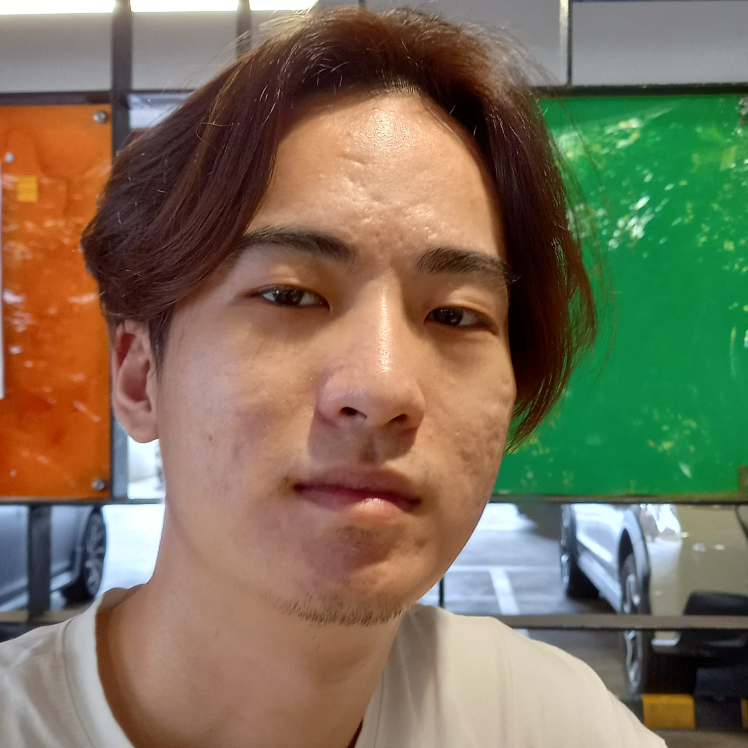
#> input picture Jun Han dataset/Damien_Choo/WhatsApp Image 2022-09-14 at 13.41.52.jpeg, 1496 x 1496 px, given in place of the camera (shown at 1/2 size)
$ python face_capture.py 'Jun Han dataset/Damien_Choo'
#> lines starting #> are read from the running program, lines starting #| are printed output that depends on the picture; after the words box and inside, x2 and y2 are one past the last pixel; in counts of white or black regions, pixels touching at a corner belong together
import cv2
import os
import sys

def capture_and_preprocess(subfolder_name):
    # Open the default webcam
#> called with subfolder_name = 'Jun Han dataset/Damien_Choo'
    cap = cv2.VideoCapture(0)

    if not cap.isOpened():
        print("Error: Could not open webcam.")
        return

    # Create a folder to store the captured images
    folder_name = f'face_data/{subfolder_name}'
    os.makedirs(folder_name, exist_ok=True)

    # Load the Haar Cascade for face detection
    face_cascade = cv2.CascadeClassifier(cv2.data.haarcascades + 'haarcascade_frontalface_default.xml')

    # Capture 10 face images
    count = 0
    while count < 10:
        ret, frame = cap.read()
#> frame is the input picture: shape (1496, 1496, 3); mean B, G, R 89.6, 112.8, 124.2

        if not ret:
            print("Error: Could not read frame from webcam.")
            break

        # Detect faces in the frame
        gray = cv2.cvtColor(frame, cv2.COLOR_BGR2GRAY)
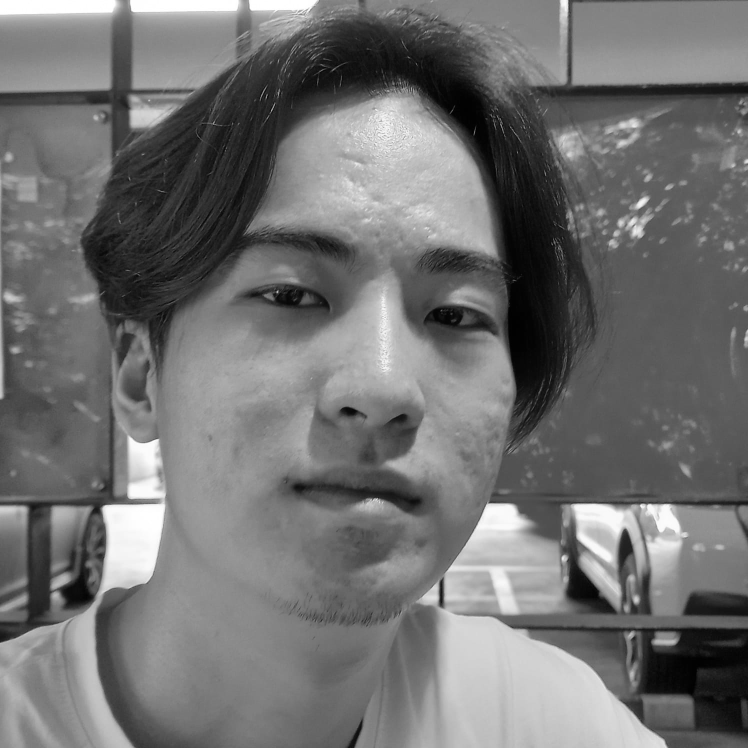
#> gray: shape (1496, 1496) (shown at 1/2 size); min 0, max 255, mean 113.6
        faces = face_cascade.detectMultiScale(gray, scaleFactor=1.1, minNeighbors=5, minSize=(30, 30))
#> faces = [[278, 241, 919, 919]]

        # If a face is detected, preprocess and save the image
        for (x, y, w, h) in faces:
            face = gray[y:y+h, x:x+w]
            resized = cv2.resize(face, (100, 100))

            # Apply Gaussian blur
            blurred_face = cv2.GaussianBlur(resized, (5, 5), 0)

            # Apply histogram equalization
            equalized_face = cv2.equalizeHist(blurred_face)

            # Save the processed face image
            cv2.imwrite(f'{folder_name}/{count + 1}.png', equalized_face)
            count += 1

            # Display the frame with the detected face
            cv2.rectangle(frame, (x, y), (x+w, y+h), (255, 0, 0), 2)
            cv2.imshow('Video', frame)

            if count >= 10:
                break
#> this loop made 1 pass
#> (x, y, w, h, count) on pass 1: (278, 241, 919, 919, 1)
#> pass 1, in capture_and_preprocess, `face = gray[y:y+h, x:x+w]`:
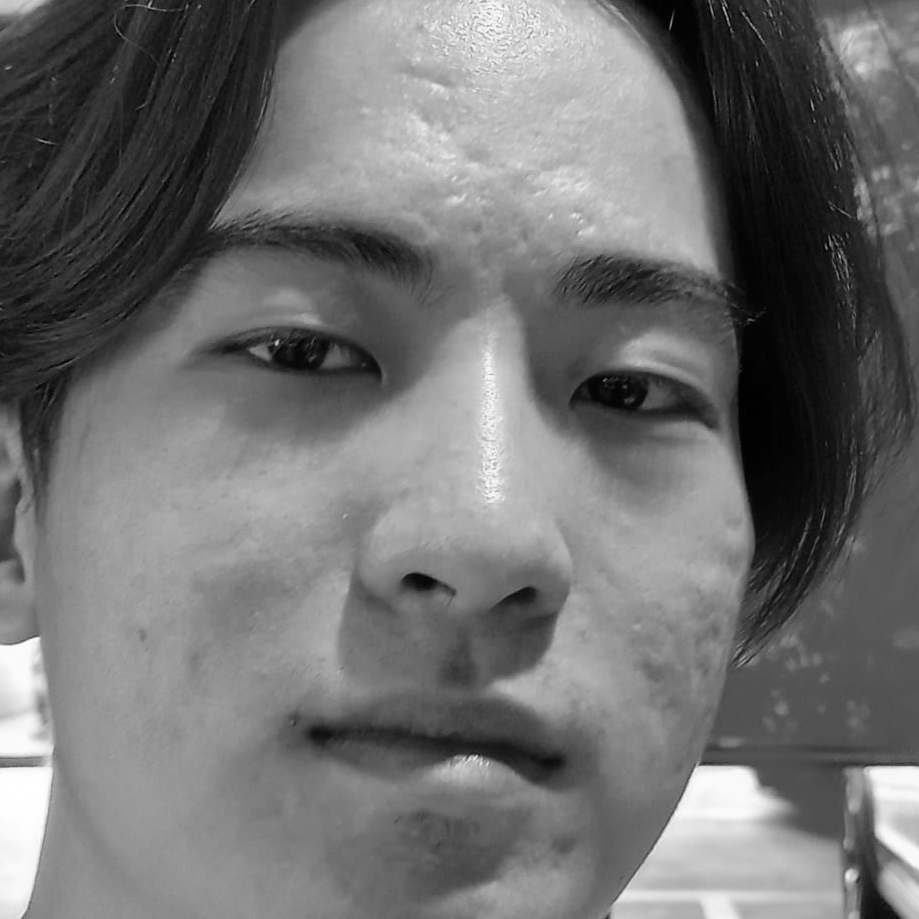
#> face: shape (919, 919); min 0, max 255, mean 112.6
#> pass 1, in capture_and_preprocess, `resized = cv2.resize(face, (100, 100))`:
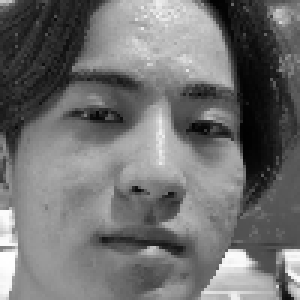
#> resized: shape (100, 100) (shown 3 times larger); min 1, max 255, mean 112.5
#> pass 1, in capture_and_preprocess, `blurred_face = cv2.GaussianBlur(resized, (5, 5), 0)`:
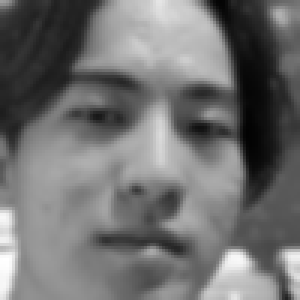
#> blurred_face: shape (100, 100) (shown 3 times larger); min 2, max 255, mean 112.5
#> pass 1, in capture_and_preprocess, `equalized_face = cv2.equalizeHist(blurred_face)`:
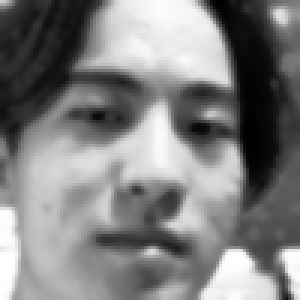
#> equalized_face: shape (100, 100) (shown 3 times larger); min 0, max 255, mean 128.2
#> after the loop:
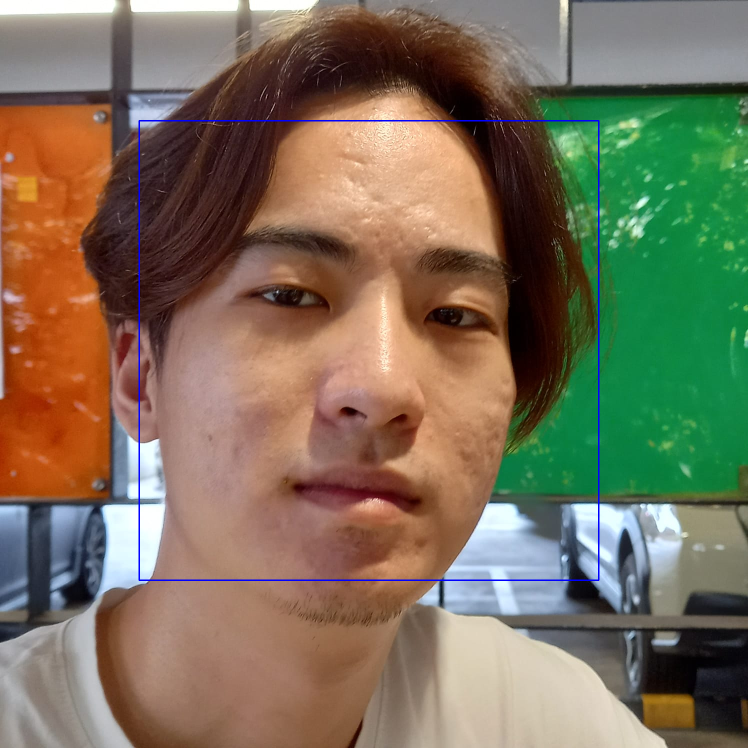
#> frame: shape (1496, 1496, 3) (shown at 1/2 size); 0.49% of pixels changed, all inside (x1, y1, x2, y2) = (277, 240, 1199, 1162)
#> after the loop, count = 1

        if cv2.waitKey(1) & 0xFF == ord('q'):
#> (key q is pressed here)
            break

    # Release the webcam and close the window
    cap.release()
    cv2.destroyAllWindows()

if __name__ == '__main__':
    if len(sys.argv) < 2:
        print("Usage: python script.py <subfolder_name>")
    else:
        subfolder_name = sys.argv[1]
        capture_and_preprocess(subfolder_name)
